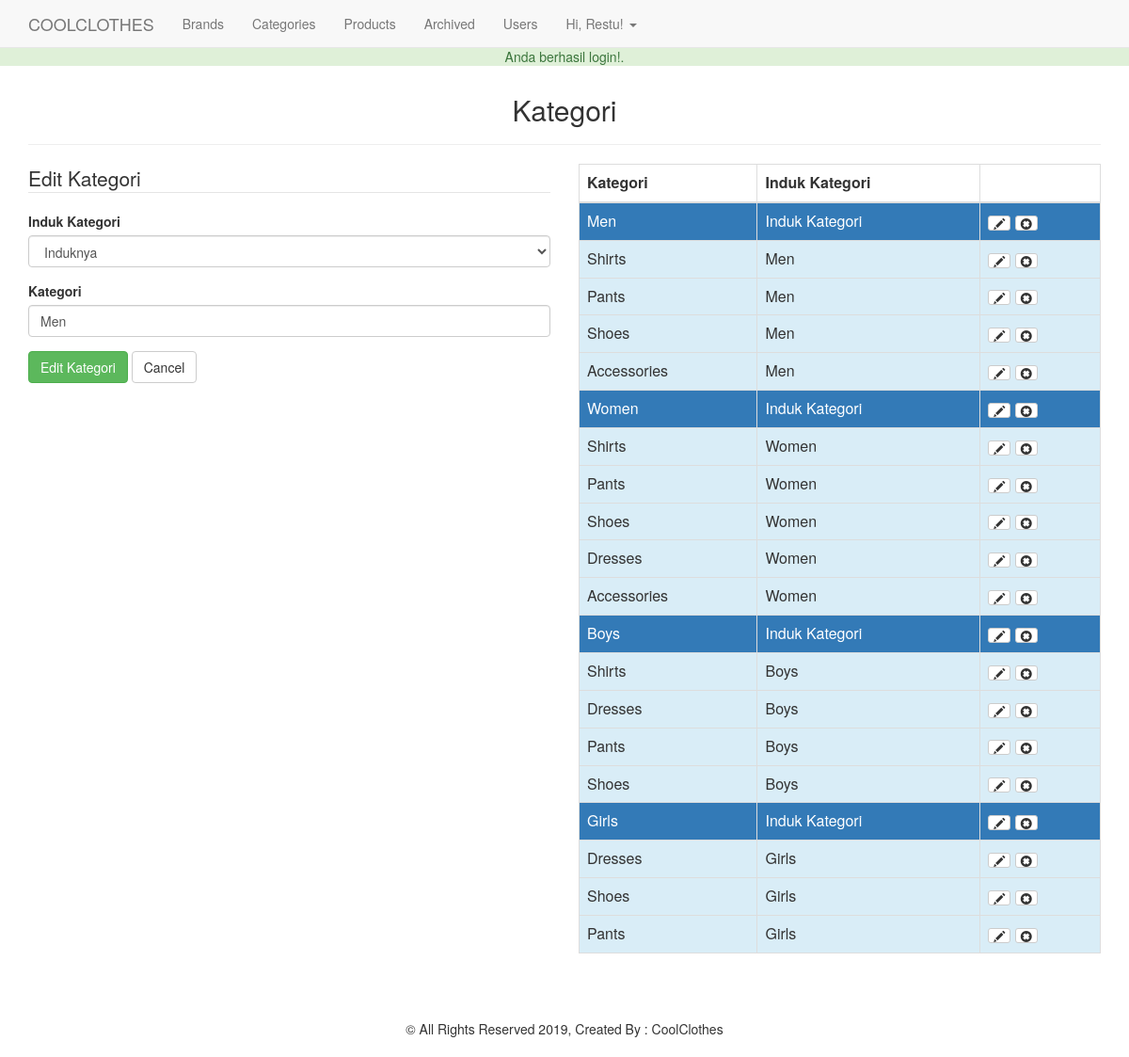
Screenshot of /admin/categories.php?edit=1 (signed in) with the database file from the repository.
### tables this page shows
CREATE TABLE `categories` (
  `id` int(11) NOT NULL,
  `category` varchar(255) NOT NULL,
  `parent` int(11) NOT NULL DEFAULT '0'
);

### helpers/helpers.php (called while the page is built, shortened)
<?php
function sanitize($dirty){
  return htmlentities($dirty,ENT_QUOTES,"UTF-8");
}

### admin/categories.php (the view, shortened to what this page needs)
<?php
  require_once $_SERVER['DOCUMENT_ROOT'].'/tutorial/core/init.php';
  include 'includes/head.php';
  include 'includes/navigation.php';
  $sql = "SELECT * FROM categories WHERE parent = 0";
  $result = $db->query($sql);
  $category = '';
  $post_parent = '';
  if (isset($_GET['edit']) && !empty($_GET['edit'])) {
    $edit_id = (int)$_GET['edit'];
    $edit_id = sanitize($edit_id);
    $edit_sql = "SELECT * FROM categories WHERE id = '$edit_id'";
    $edit_result = $db->query($edit_sql);
    $edit_category = mysqli_fetch_assoc($edit_result);
  }
      $display = display_errors($errors); ?>
    <?php
  $category_value = '';
  $parent_value = 0;
  if (isset($_GET['edit'])) {
    $category_value = $edit_category['category'];
    $parent_value = $edit_category['parent'];
  }else{
    if (isset($_POST)) {
      $category_value = $category;
      $parent_value = $post_parent;
    }
  }
?>
<div class="container">
  <h2 class="text-center">Kategori</h2><hr>
  <div class="row">
    <div class="col-md-6">
      <form class="form" action="categories.php<?=((isset($_GET['edit']))?'?edit='.$edit_id:'')?>" method="post">
        <legend><?=((isset($_GET['edit']))?'Edit':'Tambah')?> Kategori</legend>
        <div class="form-group">
          <label for="parent">Induk Kategori</label>
          <select class="form-control" name="parent" id="parent">
            <option value="0"<?=(($parent_value == 0)?'selected="selected"':'');?>>Induknya</option>
          </select>
        </div>
        <div class="form-group">
          <label for="category">Kategori</label>
          <input type="text" name="category" class="form-control" id="category" value="<?=$category_value;?>">
        </div>
        <div class="form-group">
          <input type="submit" value="<?=((isset($_GET['edit']))?'Edit':'Tambah')?> Kategori" class="btn btn-success">
          <?php if(isset($_GET['edit'])) : ?>
            <a href="categories.php" class="btn btn-default">Cancel</a>
          <?php endif; ?>
        </div>
      </form>
    </div>
    <div class="col-md-6">
      <table class="table table-bordered">
        <thead>
          <th>Kategori</th><th>Induk Kategori</th><th></th>
        </thead>
        <tbody>
          <?php
            $sql = "SELECT * FROM categories WHERE parent = 0";
            $result = $db->query($sql);
            foreach ($result as $hasil) :
            $parent_id = (int)$hasil['id'];
            $sql2 = "SELECT * FROM categories WHERE parent = '$parent_id'";
            $rresult = $db->query($sql2);
          ?>
            <tr class="bg-primary">
              <td><?=$hasil['category'];?></td>
              <td>Induk Kategori</td>
              <td>
                <a href="categories.php?edit=<?=$hasil['id'];?>" class="btn btn-xs btn-default"><span class="glyphicon glyphicon-pencil"></span></a>
                <a href="categories.php?delete=<?=$hasil['id'];?>" class="btn btn-xs btn-default"
                  onclick="return confirm('Yakin akan menghapus data ini');"><span class="glyphicon glyphicon-remove-sign"></span></a>
              </td>
            </tr>
            <?php foreach($rresult as $child) : ?>
              <tr class="bg-info">
                <td><?=$child['category'];?></td>
                <td><?=$hasil['category'];?></td>
                <td>
                  <a href="categories.php?edit=<?=$child['id'];?>" class="btn btn-xs btn-default"><span class="glyphicon glyphicon-pencil"></span></a>
                  <a href="categories.php?delete=<?=$child['id'];?>" class="btn btn-xs btn-default"
                    onclick="return confirm('Yakin akan menghapus data ini');"><span class="glyphicon glyphicon-remove-sign"></span></a>
                </td>
              </tr>
            <?php endforeach; ?>
          <?php endforeach; ?>
        </tbody>
      </table>
    </div>
  </div>
</div>
<?php include 'includes/footer.php'; ?>

### css/main.css (style rules this page uses)
body { padding-top: 50px; }

### rows the page displays
categories: parent "Induknya", category "Men"
categories: category "Shirts"
categories: category "Pants"
categories: category "Shoes"
categories: category "Accessories"
categories: category "Women"
categories: category "Shirts"
categories: category "Pants"
categories: category "Shoes"
categories: category "Dresses"
categories: category "Accessories"
categories: category "Boys"
categories: category "Shirts"
categories: category "Dresses"
categories: category "Pants"
categories: category "Shoes"
categories: category "Girls"
categories: category "Dresses"
categories: category "Shoes"
categories: category "Pants"

### other values shown
$_SESSION['success_flash'] "Anda berhasil login!."
$user_data['first'] "Restu"
